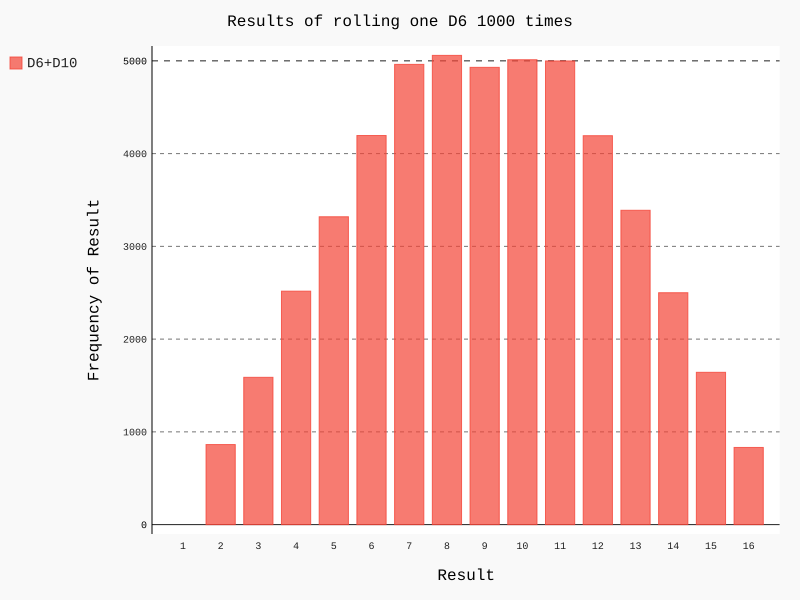

This chart was generated by the following Python code:
from die import Die
import pygal

# 创建两个D6骰子
die_1=Die()
die_2=Die(10)

# 掷几次骰子，并将结果存储在一个列表中
results=[]
for roll_num in range(50000):
    result=die_1.roll()+die_2.roll()
    results.append(result)

# 分析结果
frequencies=[]
max_result=die_1.num_sides+die_2.num_sides
for value in range(1,max_result+1):
    frequency=results.count(value)
    frequencies.append(frequency)

# 对结果进行可视化
hist=pygal.Bar()

hist.title="Results of rolling one D6 1000 times"
hist.x_labels=['1','2','3','4','5','6','7','8',
               '9','10','11','12','13','14','15','16']
hist.x_title="Result"
hist.y_title="Frequency of Result"

hist.add('D6+D10',frequencies)
hist.render_to_file('die_visual.svg')
